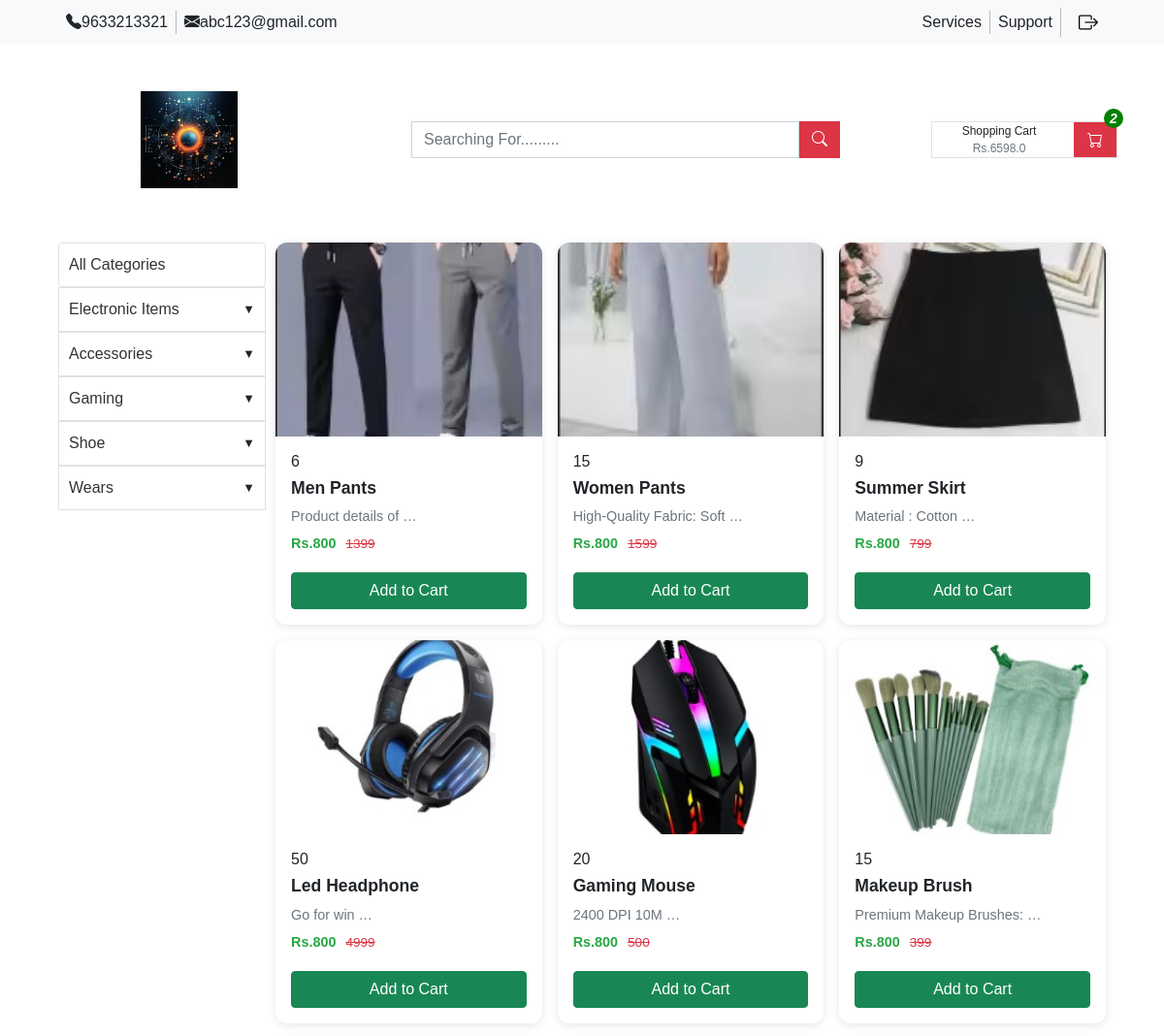
Before: /all-products/ (signed in, upper part) with the older database file.
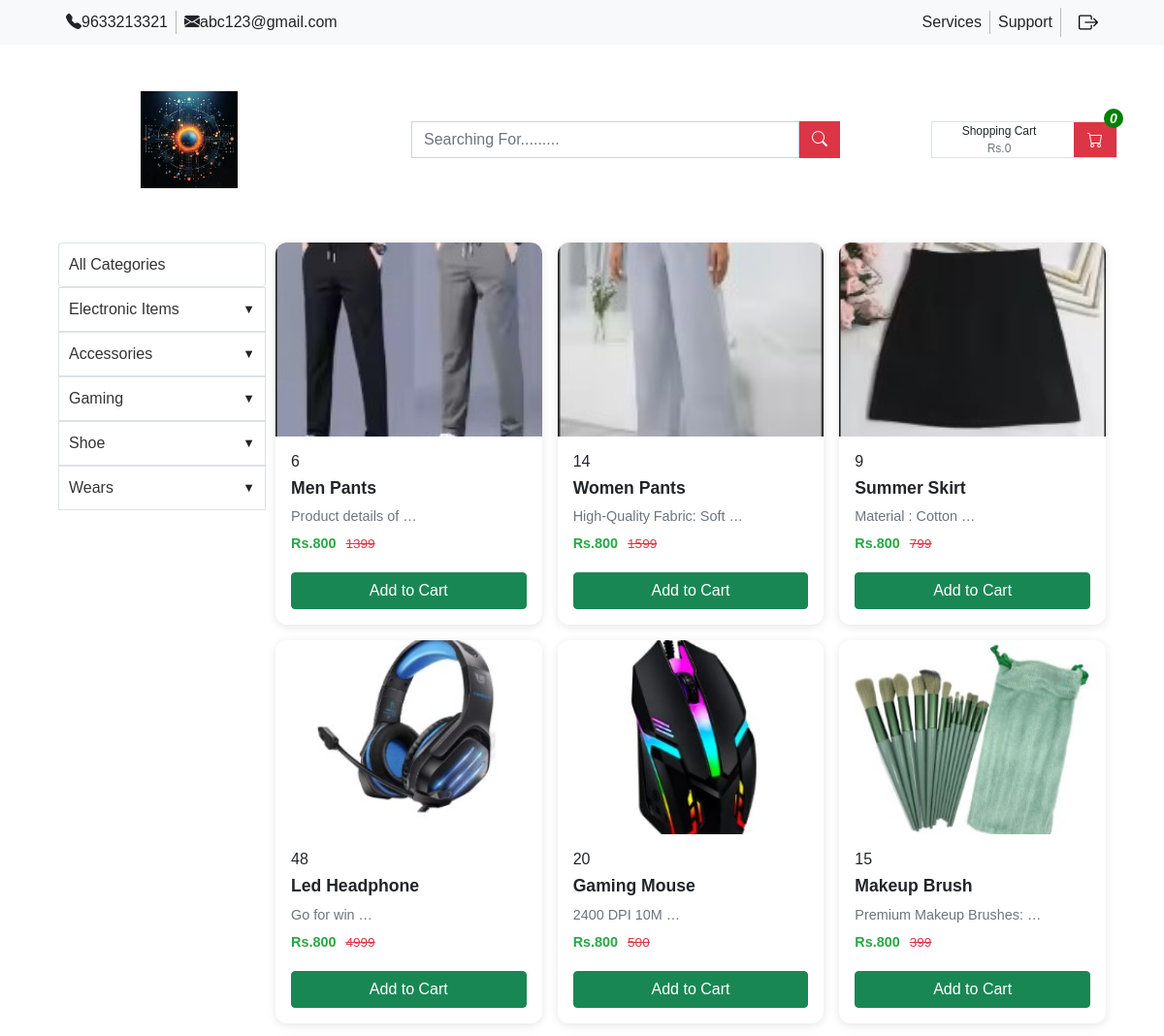
After: the same page with the newer database file.
### nep_app/models.py (models this page shows, shortened)
class ProductModel(models.Model):
    product_category = models.ForeignKey(
        CategoryModel,
        related_name="productcategory",
        on_delete=models.CASCADE,
        default="",
    )
    product_name = models.CharField(max_length=200, default="")
    product_description = models.CharField(max_length=200, default="")
    product_price = models.CharField(max_length=200, default="")
    product_image = models.ImageField(
        upload_to="productImage/", default="", null=True, blank=True
    )
    pro_sub_category = models.ForeignKey(
        Sub_CategoryModel,
        related_name="productSubCategory",
        on_delete=models.CASCADE,
        null=True,
        blank=True,
        default="",
    )
    product_stock = models.IntegerField(default=0)

### nep_app/views.py (the view)
# urls.py: path('all-products/', show_allproducts, name='allproduct'),
def show_allproducts(request, category_id=None):
    if category_id:
        fltr_category = get_object_or_404(CategoryModel, id=category_id)
        products = ProductModel.objects.filter(product_category=fltr_category)
        extra_context = {"fltr_category": fltr_category}
    else:
        products = ProductModel.objects.all()
        extra_context = {}
    context = get_common_context(
        request, products=products, extra_context=extra_context
    )
    return render(request, "content/cards.html", context)

### nep_app/models.py (called while the page is built)
    def total_price(self):
        if self.unit_price is not None:
            return self.unit_price * self.quantity
        elif self.product and self.product.product_price is not None:
            return self.product.product_price * self.quantity
        return 0

### templates/content/cards.html (shortened to what this page needs)
{% extends "base.html" %}
{% load static %}
{% block category %}
<div class="catg">
    <div class="catglist py-2">
        <a href="{% url 'allproduct' %}">
            <div class="border rounded" style="padding: 10px;">
                All Categories
            </div>
        </a>
        {% for category in categories %}
        <details class="category-dropdown border">
            <summary>
                <a href="{% url 'filter_by_category' category.id %}">
                    <span><i class="{{ category.category_icon }}"></i> {{ category.category_name }}</span>
                </a>
            </summary>
        </details>
        {% endfor %}
    </div>
    <section class="product-area py-2">
        {% for product in products %}
        <div class="card-container" onclick="location.href=`{% url 'product_itemView_detail' product.id %}`">
            <div class="product-card">
                {% if product.product_image %}
                <img src="{{ product.product_image.url }}" alt="{{ product.product_name }}">
                {% else %}
                <img src="{% static 'images/default_image.png' %}" alt="Default image">
                {% endif %}
                <div class="product-details">
                    <h6>{{product.product_stock}}</h6>
                    <h5>{{ product.product_name|truncatewords:3.2 }}</h5>
                    <p>{{ product.product_description|truncatewords:3 }}</p>
                    <p>
                        <span class="price">Rs.800</span>
                        <span class="original-price">{{ product.product_price }}</span>
                    </p>
                    <a href="{% url 'add_to_cart' product.id %}" class="btn btn-success btn-add">Add to Cart</a>
                </div>
            </div>
        </div>
        {% empty %}
        {% include "footer/notfound.html" %}
        {% endfor %}
    </section>
</div>
{% endblock %}

Changed rows visible on the page:
changed ProductModel "Women Pants": product_stock "15" → "14"
changed ProductModel "Led Headphone": product_stock "50" → "48"
Other visible differences:
{{ grand_total }}: "6598.0" → "0"
{{ total_items_count }}: "2" → "0"
